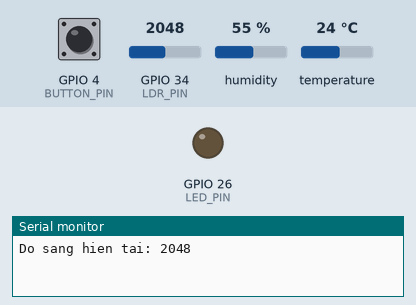
Recording of a program running on a simulated ESP32. On the bench: output pins drawn as LEDs (lit = HIGH), the last lines printed to the serial monitor. The test bench sets the inputs (shaded band); at power-on: GPIO 34 (LDR_PIN) = 2048, GPIO 4 (BUTTON_PIN) HIGH, humidity 55 %, temperature 24 °C.

Above: at 1.2 s.
1.3 s: GPIO 34 (LDR_PIN) set to 3162
3.5 s: GPIO 34 (LDR_PIN) set to 3255
At 4.1 s:
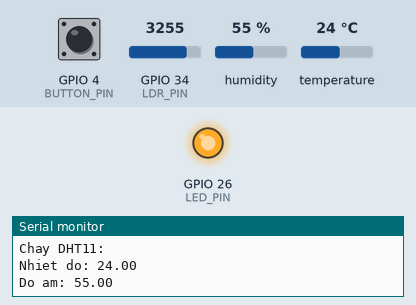
5.0 s: GPIO 4 (BUTTON_PIN) pulled LOW for 0.15 s
6.6 s: GPIO 34 (LDR_PIN) set to 2866
At 8.0 s:
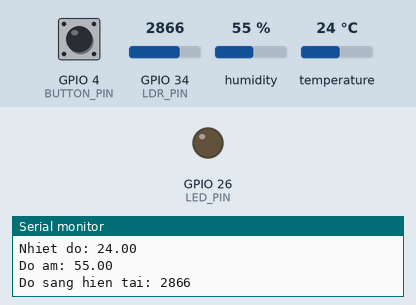
8.5 s: GPIO 4 (BUTTON_PIN) pulled LOW for 1 s
11.0 s: GPIO 34 (LDR_PIN) set to 3603
At 12.3 s:
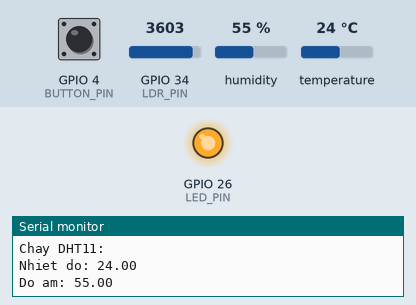
Timing chart, 0 to 13.5 s (numbered marks = the images above; inputs shaded):
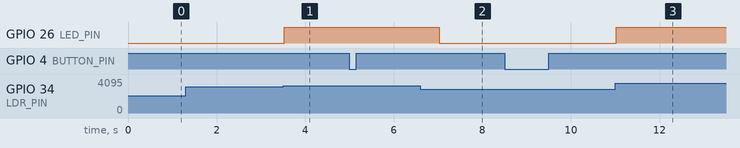

The program:

main.cpp
```cpp
#include <Arduino.h>
#include "devices/button.h"
#include "devices/light.h"
#include "devices/dht11.h"
#include "devices/ldr.h"
#include "services/manualLightControl.h"
#include "services/autoLightControl.h"


void setup() {
    Serial.begin(115200);

    khoiTaoDen();
    khoiTaoButton();
    khoiTaoDHT11();
}

void loop() {

    manualLightControl();

    chayDHT11();

    chayLDR();
    autoLightControl();
}
```

button.h
```cpp
#ifndef BUTTON_H
#define BUTTON_H

void khoiTaoButton();
bool buttonDuocNhan();

#endif
```

dht11.h
```cpp
#ifndef DHT11_H
#define DHT11_H

void khoiTaoDHT11();
float docNhietDo();
float docDoAm();
void chayDHT11();

#endif
```

ldr.h
```cpp
#ifndef LDR_H
#define LDR_H

int docDoSang();
void chayLDR();
int layDoSang();

#endif
```

light.h
```cpp
#ifndef LIGHT_H
#define LIGHT_H

void khoiTaoDen();
void batDen();
void tatDen();
void daoTrangThaiDen();
bool layTrangThaiDen();

#endif
```

autoLightControl.h
```cpp
#pragma once

void autoLightControl();
```

manualLightControl.h
```cpp
#pragma once // = ifndef endif

void manualLightControl();
```

button.cpp
```cpp
#include <Arduino.h>
#include "devices/button.h"

#define BUTTON_PIN 4

bool trangThaiDocTruoc = HIGH;
bool trangThaiOnDinh = HIGH;

unsigned long thoiGianButtonThayDoi = 0;
const unsigned long DEBOUNCE_DELAY = 50;

void khoiTaoButton() {
    pinMode(BUTTON_PIN, INPUT_PULLUP);
}

bool buttonDuocNhan() {
    unsigned long thoiGianHienTai = millis();

    bool trangThaiDoc = digitalRead(BUTTON_PIN);
    if (trangThaiDoc != trangThaiDocTruoc) {
        thoiGianButtonThayDoi = thoiGianHienTai;
    }

    bool vuaNhan = false;
    if (thoiGianHienTai - thoiGianButtonThayDoi >= DEBOUNCE_DELAY) {
        if (trangThaiDoc != trangThaiOnDinh) {
            trangThaiOnDinh = trangThaiDoc;

            if (trangThaiOnDinh == LOW) {
                vuaNhan = true;
            }
        }
    }

    trangThaiDocTruoc = trangThaiDoc;

    return vuaNhan;
}
```

dht11.cpp
```cpp
#include <Arduino.h>
#include <DHT.h>
#include "devices/dht11.h"

#define DHT_PIN 23
#define DHT_TYPE DHT11

DHT dht(DHT_PIN, DHT_TYPE);  // Tạo obj đại diện dht (nằm ở đâu, loại gì)

unsigned long thoiGianDocDHTTruoc = 0;

void khoiTaoDHT11() {
    dht.begin();
}

float docNhietDo() {
    float nhietDo = dht.readTemperature();
    return nhietDo;
}

float docDoAm() {
    float doAm = dht.readHumidity();
    return doAm;
}

void chayDHT11() {
    unsigned long thoiGianHienTai = millis();

    if (thoiGianHienTai - thoiGianDocDHTTruoc >= 2000) {
        Serial.println("Chay DHT11: ");

        float nhietDo = docNhietDo();
        float doAm = docDoAm();

        if (isnan(nhietDo) || isnan(doAm)) {
            Serial.println("DHT doc nhiet do va do am that bai.");
        }
        else {
            Serial.print("Nhiet do: ");
            Serial.println(nhietDo);

            Serial.print("Do am: ");
            Serial.println(doAm);
        }

        thoiGianDocDHTTruoc = thoiGianHienTai;
    }
}
```

ldr.cpp
```cpp
#include <Arduino.h>
#include "devices/ldr.h"

#define LDR_PIN 34

unsigned long thoiGianDocLDRTruoc = 0;
int giaTriLDRTruoc = 0;
int giaTriLDRHienTai;

int docDoSang() {
    return analogRead(LDR_PIN);
}

int layDoSang() {
    return giaTriLDRHienTai;
}

void chayLDR() {
    unsigned long thoiGianHienTai = millis();

    if (thoiGianHienTai - thoiGianDocLDRTruoc >= 500) {
        thoiGianDocLDRTruoc = thoiGianHienTai;
        giaTriLDRHienTai = docDoSang();

        if (abs(giaTriLDRHienTai - giaTriLDRTruoc) >= 50) {
            Serial.print("Do sang hien tai: ");
            Serial.println(giaTriLDRHienTai);

            giaTriLDRTruoc = giaTriLDRHienTai;
        }
    }
}
```

light.cpp
```cpp
#include <Arduino.h>
#include "devices/light.h"

#define LED_PIN 26

bool trangThaiDen = LOW;

void khoiTaoDen() {
    pinMode(LED_PIN, OUTPUT);
    digitalWrite(LED_PIN, LOW);
}

void batDen() {
    trangThaiDen = HIGH;
    digitalWrite(LED_PIN, HIGH);
}

void tatDen() {
    trangThaiDen = LOW;
    digitalWrite(LED_PIN, LOW);
}

void daoTrangThaiDen() {
    trangThaiDen = !trangThaiDen;
    digitalWrite(LED_PIN, trangThaiDen ? HIGH : LOW);
}

bool layTrangThaiDen() {
    return trangThaiDen;
}
```

autoLightControl.cpp
```cpp
#include <Arduino.h>
#include "devices/light.h"
#include "devices/ldr.h"

#define NGUONG_TOI 3200

void autoLightControl() {
    int doSang = layDoSang();

    if (doSang >= NGUONG_TOI) {
        batDen();
    }
    else {
        tatDen();
    }
}
```

manualLightControl.cpp
```cpp
#include <Arduino.h>
#include "devices/button.h"
#include "devices/light.h"
#include "services/manualLightControl.h"

void manualLightControl() {
    if (buttonDuocNhan()) {
        daoTrangThaiDen();

        if (layTrangThaiDen() == HIGH) {
            Serial.println("Den bat\n");
        }
        else {
            Serial.println("Den tat\n");
        }
    }
}
```

Measured:
- the behaviour switches between 3199 and 3200 on GPIO 34 (LDR_PIN) (found by bisection; images 0 and 1)
- after the input at 3.5 s, GPIO 26 (LED_PIN): LOW → HIGH at once
- after the input at 6.6 s, GPIO 26 (LED_PIN): HIGH → LOW after 0.43 s
- after the input at 11.0 s, GPIO 26 (LED_PIN): LOW → HIGH at once
